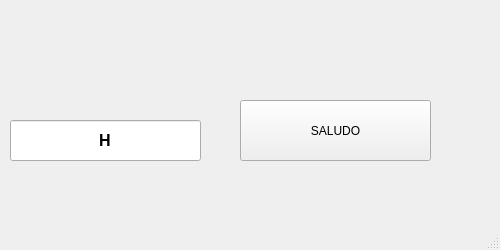
<?xml version="1.0" encoding="UTF-8"?>
<ui version="4.0">
 <class>MainWindow</class>
 <widget class="QMainWindow" name="MainWindow">
  <property name="geometry">
   <rect>
    <x>0</x>
    <y>0</y>
    <width>500</width>
    <height>250</height>
   </rect>
  </property>
  <property name="windowTitle">
   <string>MainWindow</string>
  </property>
  <widget class="QWidget" name="centralwidget">
   <widget class="QPushButton" name="btn_saludar">
    <property name="geometry">
     <rect>
      <x>240</x>
      <y>100</y>
      <width>191</width>
      <height>61</height>
     </rect>
    </property>
    <property name="text">
     <string>SALUDO</string>
    </property>
   </widget>
   <widget class="QLineEdit" name="lineEdit">
    <property name="geometry">
     <rect>
      <x>10</x>
      <y>120</y>
      <width>191</width>
      <height>41</height>
     </rect>
    </property>
    <property name="font">
     <font>
      <pointsize>12</pointsize>
      <weight>75</weight>
      <bold>true</bold>
     </font>
    </property>
    <property name="text">
     <string>H</string>
    </property>
    <property name="alignment">
     <set>Qt::AlignCenter</set>
    </property>
   </widget>
   <widget class="QLabel" name="label_6">
    <property name="geometry">
     <rect>
      <x>80</x>
      <y>0</y>
      <width>341</width>
      <height>51</height>
     </rect>
    </property>
    <property name="text">
     <string/>
    </property>
    <property name="pixmap">
     <pixmap resource="../../PIP_UNIDAD_2_2021_3/recursos_proyecto.qrc">:/UAT_FIANS/Imagenes/FIANS.png</pixmap>
    </property>
    <property name="scaledContents">
     <bool>true</bool>
    </property>
   </widget>
   <widget class="QLabel" name="label_5">
    <property name="geometry">
     <rect>
      <x>430</x>
      <y>0</y>
      <width>71</width>
      <height>81</height>
     </rect>
    </property>
    <property name="text">
     <string/>
    </property>
    <property name="pixmap">
     <pixmap resource="../../PIP_UNIDAD_2_2021_3/recursos_proyecto.qrc">:/LOGO/Imagenes/HD-wallpaper-bob-esponja-mafioso-bob-esponja-gangster-mafioso-meme.jpg</pixmap>
    </property>
    <property name="scaledContents">
     <bool>true</bool>
    </property>
   </widget>
   <widget class="QLabel" name="label_4">
    <property name="geometry">
     <rect>
      <x>0</x>
      <y>0</y>
      <width>71</width>
      <height>81</height>
     </rect>
    </property>
    <property name="text">
     <string/>
    </property>
    <property name="pixmap">
     <pixmap resource="../../PIP_UNIDAD_2_2021_3/recursos_proyecto.qrc">:/NUMEROS/Imagenes/Boca_Juniors_logo18.svg.png</pixmap>
    </property>
    <property name="scaledContents">
     <bool>true</bool>
    </property>
   </widget>
  </widget>
  <widget class="QMenuBar" name="menubar">
   <property name="geometry">
    <rect>
     <x>0</x>
     <y>0</y>
     <width>500</width>
     <height>22</height>
    </rect>
   </property>
  </widget>
  <widget class="QStatusBar" name="statusbar"/>
 </widget>
 <resources>
  <include location="../../PIP_UNIDAD_2_2021_3/recursos_proyecto.qrc"/>
  <include location="../../../PIP_UNIDAD_2_2021_3/recursos_proyecto.qrc"/>
 </resources>
 <connections/>
</ui>
